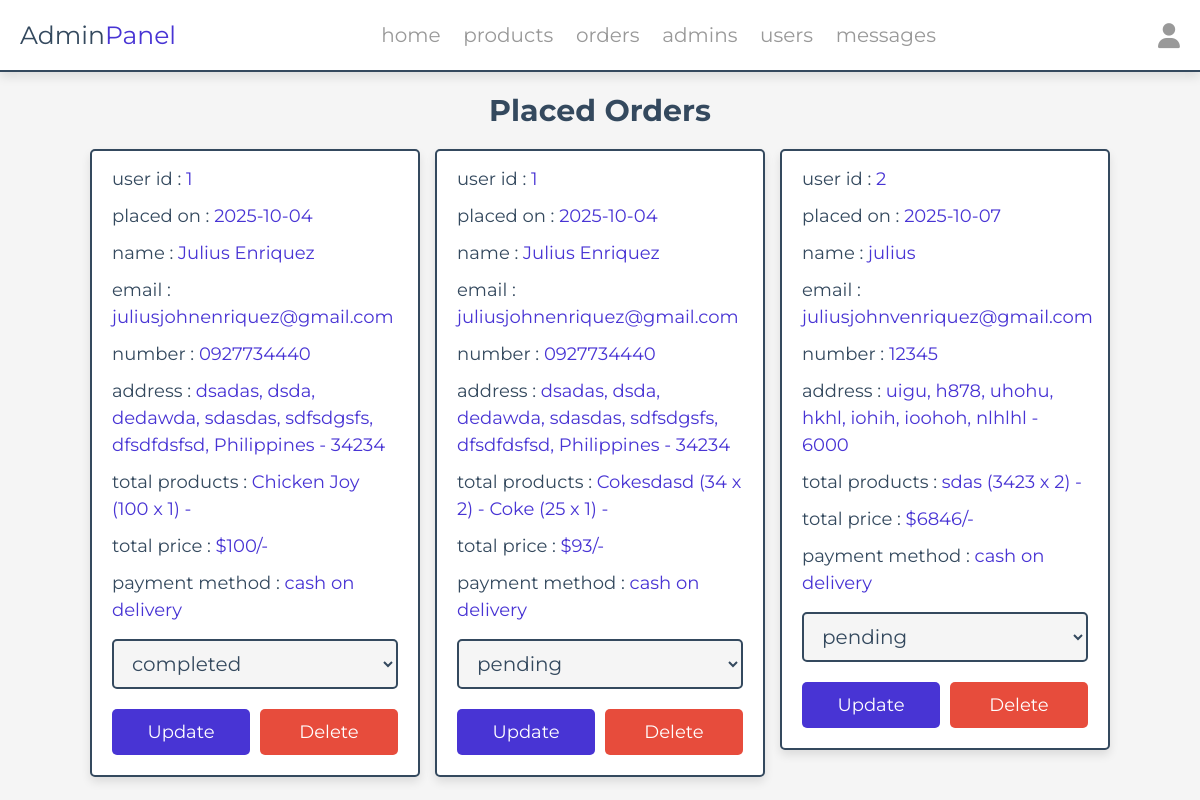
The page /admin/placed_orders.php (signed in) on the database its author committed.
### tables this page shows
CREATE TABLE `orders` (
  `id` int(100) NOT NULL,
  `user_id` int(100) NOT NULL,
  `name` varchar(20) NOT NULL,
  `number` varchar(10) NOT NULL,
  `email` varchar(50) NOT NULL,
  `method` varchar(50) NOT NULL,
  `address` varchar(500) NOT NULL,
  `total_products` varchar(1000) NOT NULL,
  `total_price` int(100) NOT NULL,
  `placed_on` date NOT NULL DEFAULT current_timestamp(),
  `payment_status` varchar(20) NOT NULL DEFAULT 'pending'
);

### admin/placed_orders.php (the view, shortened to what this page needs)
<?php
include '../components/connect.php';
?>
<!DOCTYPE html>
<html lang="en">
<head>
   <link rel="stylesheet" href="https://cdnjs.cloudflare.com/ajax/libs/font-awesome/6.1.1/css/all.min.css">
   <link rel="stylesheet" href="../css/admin_style.css">
</head>
<body>
<?php include '../components/admin_header.php' ?>
<section class="placed-orders">
   <h1 class="heading">placed orders</h1>
   <div class="box-container">
   <?php
      $select_orders = $conn->prepare("SELECT * FROM `orders`");
      $select_orders->execute();
      if($select_orders->rowCount() > 0){
         while($fetch_orders = $select_orders->fetch(PDO::FETCH_ASSOC)){
   ?>
   <div class="box">
      <p> user id : <span><?= $fetch_orders['user_id']; ?></span> </p>
      <p> placed on : <span><?= $fetch_orders['placed_on']; ?></span> </p>
      <p> name : <span><?= $fetch_orders['name']; ?></span> </p>
      <p> email : <span><?= $fetch_orders['email']; ?></span> </p>
      <p> number : <span><?= $fetch_orders['number']; ?></span> </p>
      <p> address : <span><?= $fetch_orders['address']; ?></span> </p>
      <p> total products : <span><?= $fetch_orders['total_products']; ?></span> </p>
      <p> total price : <span>$<?= $fetch_orders['total_price']; ?>/-</span> </p>
      <p> payment method : <span><?= $fetch_orders['method']; ?></span> </p>
      <form action="" method="POST">
         <select name="payment_status" class="drop-down">
            <option value="" selected disabled><?= $fetch_orders['payment_status']; ?></option>
         </select>
         <div class="flex-btn">
            <input type="submit" value="update" class="btn" name="update_payment">
            <a href="placed_orders.php?delete=<?= $fetch_orders['id']; ?>" class="delete-btn" onclick="return confirm('delete this order?');">delete</a>
         </div>
      </form>
   </div>
   <?php
      }
   }else{
      echo '<p class="empty">no orders placed yet!</p>';
   }
   ?>
   </div>
</section>
</body>
</html>

### css/admin_style.css (style rules this page uses)
:root { --main-color:#4834d4; --red:#e74c3c; --orange:#f39c12; --black:#34495e; --white:#fff; --light-bg:#f5f5f5; --light-color:#999; --border:.2rem solid var(--black); --box-shadow:0 .5rem 1rem rgba(0,0,0,.1); }
* { font-family: 'Montserrat', sans-serif; margin:0; padding:0; box-sizing: border-box; text-decoration: none; outline: none; border:none; }
html { font-size: 62.5%; overflow-x: hidden; }
body { background-color: var(--light-bg); }
section { max-width: 1200px; margin:0 auto; padding:2rem; }
.btn, .delete-btn, .option-btn { display: block; margin-top: 1rem; border-radius: .5rem; cursor: pointer; width: 100%; font-size: 1.8rem; color:var(--white); padding:1.2rem 3rem; text-transform: capitalize; text-align: center; }
.btn { background-color: var(--main-color); }
.delete-btn { background-color: var(--red); }
.flex-btn { display: flex; gap:1rem; }
.heading { text-align: center; margin-bottom: 2rem; text-transform: capitalize; color:var(--black); font-size: 3rem; }
.placed-orders .box-container { display: grid; grid-template-columns: repeat(auto-fit, 33rem); gap:1.5rem; justify-content: center; align-items: flex-start; }
.placed-orders .box-container .box { background-color: var(--white); border-radius: .5rem; box-shadow: var(--box-shadow); border:var(--border); padding:2rem; padding-top: 1rem; }
.placed-orders .box-container .box p { padding: .5rem 0; line-height: 1.5; font-size: 1.8rem; color:var(--black); }
.placed-orders .box-container .box p span { color:var(--main-color); }
.placed-orders .box-container .box .drop-down { width: 100%; margin:1rem 0; background-color: var(--light-bg); padding:1rem 1.4rem; font-size: 2rem; color:var(--black); border:var(--border); border-radius: .5rem; }

### rows shown on the page
orders: user "1", placed_on "2025-10-04", name "Julius Enriquez", email "juliusjohnenriquez@gmail.com", number "0927734440", address "dsadas, dsda, dedawda, sdasdas, sdfsdgsfs, dfsdfdsfsd, Philippines - 34234", total_products "Chicken Joy (100 x 1) -", total_price "100", method "cash on delivery", payment_status "completed"
orders: user "1", placed_on "2025-10-04", name "Julius Enriquez", email "juliusjohnenriquez@gmail.com", number "0927734440", address "dsadas, dsda, dedawda, sdasdas, sdfsdgsfs, dfsdfdsfsd, Philippines - 34234", total_products "Cokesdasd (34 x 2) - Coke (25 x 1) -", total_price "93", method "cash on delivery", payment_status "pending"
orders: user "2", placed_on "2025-10-07", name "julius", email "juliusjohnvenriquez@gmail.com", number "12345", address "uigu, h878, uhohu, hkhl, iohih, ioohoh, nlhlhl - 6000", total_products "sdas (3423 x 2) -", total_price "6846", method "cash on delivery", payment_status "pending"
